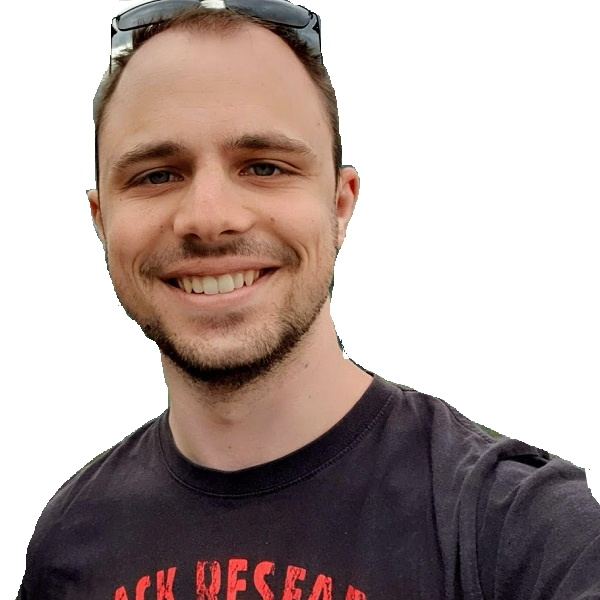
#> input picture py-cam/me600.jpg, 600 x 600 px
$ python sobel_edge_det.py   (older library calls are emulated)
#> lines starting #> are read from the running program, lines starting #| are printed output that depends on the picture; after the words box and inside, x2 and y2 are one past the last pixel; in counts of white or black regions, pixels touching at a corner belong together
import cv2
from sqlalchemy import true


# Read and display the original image
original = cv2.imread('me600.jpg')
#> original is the input picture: shape (600, 600, 3); mean B, G, R 161.1, 164.7, 179.5
cv2.imshow('Original', original)

# Convert to grayscale
greyscale = cv2.cvtColor(original, cv2.COLOR_BGR2GRAY)
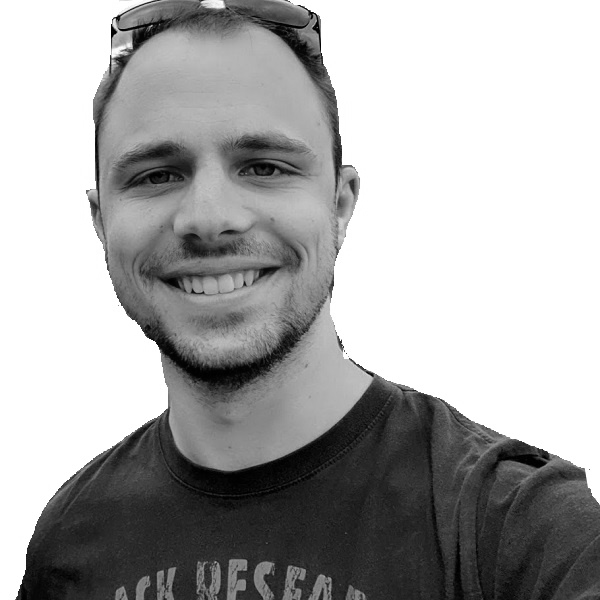
#> greyscale: shape (600, 600); min 0, max 255, mean 168.8

# set initial values for the variables
blur_kernel = 3
blur_sigma = 1
sobel_dn = 1
sobel_kernel = 15

def draw():
    blurred = cv2.GaussianBlur(greyscale, (blur_kernel, blur_kernel), blur_sigma)
    sobelxy = cv2.Sobel(src=blurred, ddepth=cv2.CV_64F, dx=sobel_dn, dy=sobel_dn, ksize=sobel_kernel)
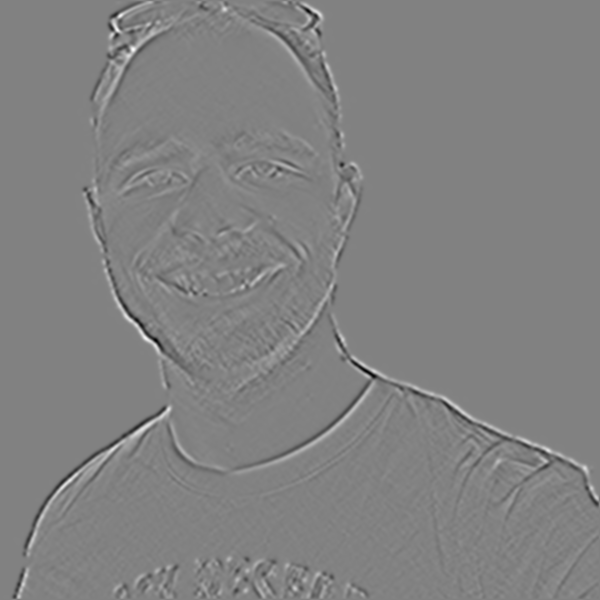
#> sobelxy: shape (600, 600) float64; min -575345165, max 553361322, mean -37859.2; drawn with min black and max white

    cv2.imshow('Blurred', blurred)
    cv2.imshow('Sobel', sobelxy)
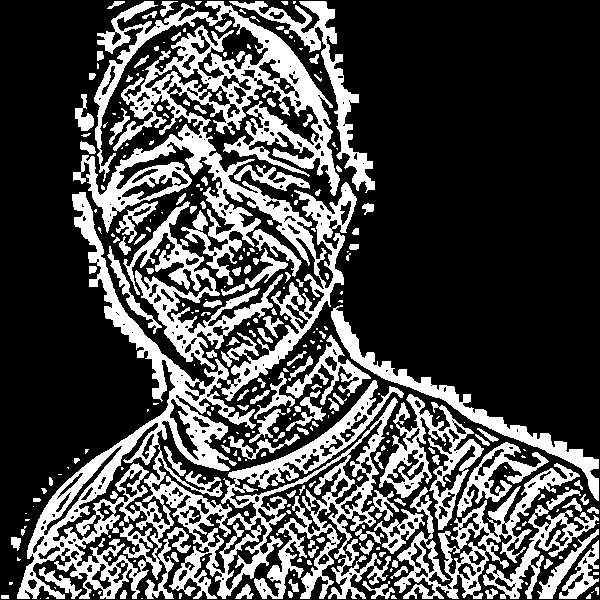
#> window 'Sobel': shape (600, 600); 29.5% white; 307 white regions (163 under 20 px), largest, box (x1, y1, x2, y2) and area: (17, 1, 404, 599) 61614, (394, 463, 580, 599) 5748, (123, 201, 283, 370) 5693
    cv2.waitKey(1)

# initial draw
draw()

# redraw the image with the new values
def on_blur_kernel_change(newval):
    global blur_kernel
    blur_kernel = newval
    # blur_kernel must be odd
    if blur_kernel % 2 == 0:
        blur_kernel -= 1
    # blur_kernel must be > 0
    if blur_kernel <= 0:
        blur_kernel = 1
    draw()

def on_blur_sigma_change(newval):
    global blur_sigma
    blur_sigma = newval
    draw()

def on_sobel_dn_change(newval):
    global sobel_dn
    sobel_dn = newval
    # sobel_dn must be > 0
    if sobel_dn <= 0:
        sobel_dn = 1
    draw()

def on_sobel_kernel_change(newval):
    global sobel_kernel
    sobel_kernel = newval
    # sobel_kernel must be odd
    if sobel_kernel % 2 == 0:
        sobel_kernel -= 1
    # sbel_kernel must be > 0
    if sobel_kernel <= 0:
        sobel_kernel = 1
    draw()

cv2.createTrackbar('blur_kernel', 'Blurred', blur_kernel, 100, on_blur_kernel_change)
cv2.createTrackbar('blur_sigma', 'Blurred', blur_sigma, 100, on_blur_sigma_change)
cv2.createTrackbar('sobel_dn', 'Sobel', sobel_dn, 100, on_sobel_dn_change)
cv2.createTrackbar('sobel_kernel', 'Sobel', sobel_kernel, 31, on_sobel_kernel_change)

while(True):
    cv2.waitKey(1)
